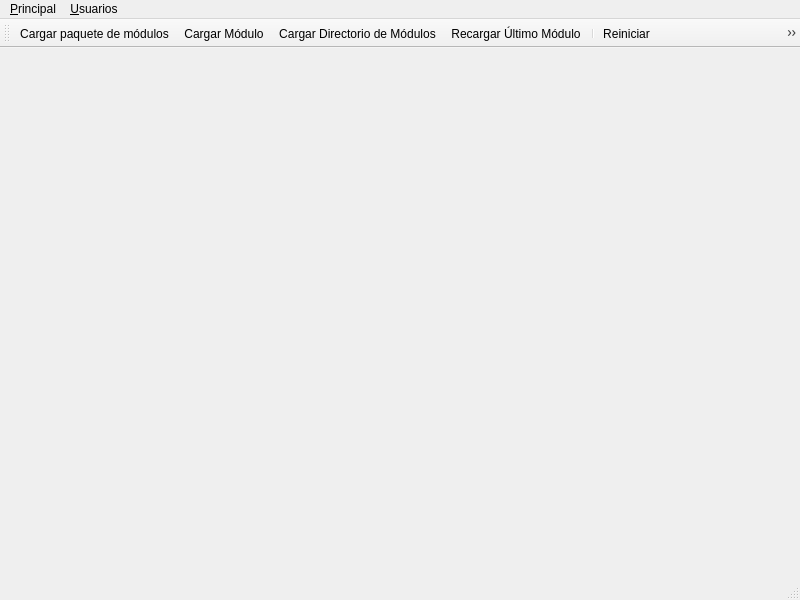
<?xml version="1.0" encoding="UTF-8"?>
<ui version="4.0">
 <class>sys</class>
 <widget class="QMainWindow" name="sys">
  <property name="geometry">
   <rect>
    <x>0</x>
    <y>0</y>
    <width>800</width>
    <height>600</height>
   </rect>
  </property>
  <property name="windowTitle">
   <string>MainWindow</string>
  </property>
  <widget class="QWidget" name="centralwidget">
   <widget class="PNCore" name="pncore">
    <property name="geometry">
     <rect>
      <x>400</x>
      <y>470</y>
      <width>16</width>
      <height>16</height>
     </rect>
    </property>
   </widget>
  </widget>
  <widget class="QMenuBar" name="menubar">
   <property name="geometry">
    <rect>
     <x>0</x>
     <y>0</y>
     <width>800</width>
     <height>22</height>
    </rect>
   </property>
   <widget class="QMenu" name="menu_Principal">
    <property name="title">
     <string>&amp;Principal</string>
    </property>
    <addaction name="flloadmodpkg"/>
    <addaction name="flloadmod"/>
    <addaction name="flreloadbatch"/>
    <addaction name="flreloadlast"/>
    <addaction name="separator"/>
    <addaction name="flareas"/>
    <addaction name="flmodules"/>
    <addaction name="separator"/>
    <addaction name="flmrproper"/>
    <addaction name="flreinit"/>
    <addaction name="separator"/>
    <addaction name="fldumpdb"/>
    <addaction name="separator"/>
    <addaction name="ebcomportamiento"/>
   </widget>
   <widget class="QMenu" name="menu_Usuarios">
    <property name="title">
     <string>&amp;Usuarios</string>
    </property>
    <addaction name="flusers"/>
    <addaction name="flgroups"/>
   </widget>
   <addaction name="menu_Principal"/>
   <addaction name="menu_Usuarios"/>
  </widget>
  <widget class="QStatusBar" name="statusbar"/>
  <widget class="QToolBar" name="toolBar">
   <property name="windowTitle">
    <string>toolBar</string>
   </property>
   <attribute name="toolBarArea">
    <enum>TopToolBarArea</enum>
   </attribute>
   <attribute name="toolBarBreak">
    <bool>false</bool>
   </attribute>
   <addaction name="flloadmodpkg"/>
   <addaction name="flloadmod"/>
   <addaction name="flreloadbatch"/>
   <addaction name="flreloadlast"/>
   <addaction name="separator"/>
   <addaction name="flreinit"/>
   <addaction name="flmrproper"/>
   <addaction name="separator"/>
   <addaction name="flareas"/>
   <addaction name="flmodules"/>
   <addaction name="separator"/>
   <addaction name="flusers"/>
   <addaction name="flgroups"/>
   <addaction name="separator"/>
   <addaction name="fldumpdb"/>
   <addaction name="separator"/>
   <addaction name="ebcomportamiento"/>
  </widget>
  <action name="ebcomportamiento">
   <property name="icon">
    <iconset>
     <normaloff>../../core/images/icons/sys_ebcomportamiento.png</normaloff>../../core/images/icons/sys_ebcomportamiento.png</iconset>
   </property>
   <property name="text">
    <string>Opciones de comportamiento</string>
   </property>
   <property name="toolTip">
    <string>Opciones de comportamiento</string>
   </property>
   <property name="shortcut">
    <string>Ctrl+P</string>
   </property>
  </action>
  <action name="flloadmodpkg">
   <property name="icon">
    <iconset>
     <normaloff>../../core/images/icons/sys_flloadmodpkg.png</normaloff>../../core/images/icons/sys_flloadmodpkg.png</iconset>
   </property>
   <property name="text">
    <string>Cargar pa&amp;quete de módulos</string>
   </property>
   <property name="toolTip">
    <string>Cargar paquete de módulos</string>
   </property>
   <property name="shortcut">
    <string>Ctrl+Q</string>
   </property>
  </action>
  <action name="flloadmod">
   <property name="icon">
    <iconset>
     <normaloff>../../core/images/icons/sys_flloadmod.png</normaloff>../../core/images/icons/sys_flloadmod.png</iconset>
   </property>
   <property name="text">
    <string>&amp;Cargar Módulo</string>
   </property>
   <property name="toolTip">
    <string>Cargar Módulo</string>
   </property>
   <property name="shortcut">
    <string>Ctrl+C</string>
   </property>
  </action>
  <action name="flreloadbatch">
   <property name="icon">
    <iconset>
     <normaloff>../../core/images/icons/sys_flreloadbatch.png</normaloff>../../core/images/icons/sys_flreloadbatch.png</iconset>
   </property>
   <property name="text">
    <string>Cargar Directorio de Módulos</string>
   </property>
   <property name="toolTip">
    <string>Cargar Directorio de Módulos</string>
   </property>
   <property name="shortcut">
    <string>Ctrl+B</string>
   </property>
  </action>
  <action name="flreloadlast">
   <property name="icon">
    <iconset>
     <normaloff>../../core/images/icons/sys_flreloadlast.png</normaloff>../../core/images/icons/sys_flreloadlast.png</iconset>
   </property>
   <property name="text">
    <string>Recargar Ú&amp;ltimo Módulo</string>
   </property>
   <property name="toolTip">
    <string>Recargar Último Módulo</string>
   </property>
   <property name="shortcut">
    <string>Ctrl+L</string>
   </property>
  </action>
  <action name="flareas">
   <property name="icon">
    <iconset>
     <normaloff>../../core/images/icons/sys_flareas.png</normaloff>../../core/images/icons/sys_flareas.png</iconset>
   </property>
   <property name="text">
    <string>A&amp;reas</string>
   </property>
   <property name="toolTip">
    <string>Areas</string>
   </property>
   <property name="shortcut">
    <string>Ctrl+R</string>
   </property>
  </action>
  <action name="flmodules">
   <property name="icon">
    <iconset>
     <normaloff>../../core/images/icons/sys_flmodules.png</normaloff>../../core/images/icons/sys_flmodules.png</iconset>
   </property>
   <property name="text">
    <string>&amp;Módulos</string>
   </property>
   <property name="toolTip">
    <string>Módulos</string>
   </property>
   <property name="shortcut">
    <string>Ctrl+M</string>
   </property>
  </action>
  <action name="flmrproper">
   <property name="icon">
    <iconset>
     <normaloff>../../core/images/icons/sys_flmrproper.png</normaloff>../../core/images/icons/sys_flmrproper.png</iconset>
   </property>
   <property name="text">
    <string>Regenerar Base de Dat&amp;os</string>
   </property>
   <property name="toolTip">
    <string>Regenerar Base de Datos</string>
   </property>
   <property name="shortcut">
    <string>Ctrl+O</string>
   </property>
  </action>
  <action name="flreinit">
   <property name="icon">
    <iconset>
     <normaloff>../../core/images/icons/sys_flreinit.png</normaloff>../../core/images/icons/sys_flreinit.png</iconset>
   </property>
   <property name="text">
    <string>Reiniciar</string>
   </property>
   <property name="toolTip">
    <string>Reiniciar</string>
   </property>
   <property name="shortcut">
    <string>Ctrl+H</string>
   </property>
  </action>
  <action name="fldumpdb">
   <property name="icon">
    <iconset>
     <normaloff>../../core/images/icons/sys_fldumpdb.png</normaloff>../../core/images/icons/sys_fldumpdb.png</iconset>
   </property>
   <property name="text">
    <string>Co&amp;pia de Seguridad</string>
   </property>
   <property name="toolTip">
    <string>Copia de Seguridad</string>
   </property>
   <property name="shortcut">
    <string>Ctrl+P</string>
   </property>
  </action>
  <action name="flusers">
   <property name="icon">
    <iconset>
     <normaloff>../../core/images/icons/sys_flusers.png</normaloff>../../core/images/icons/sys_flusers.png</iconset>
   </property>
   <property name="text">
    <string>U&amp;suarios</string>
   </property>
   <property name="toolTip">
    <string>Usuarios</string>
   </property>
   <property name="shortcut">
    <string>Ctrl+S</string>
   </property>
  </action>
  <action name="flgroups">
   <property name="icon">
    <iconset>
     <normaloff>../../core/images/icons/sys_flgroups.png</normaloff>../../core/images/icons/sys_flgroups.png</iconset>
   </property>
   <property name="text">
    <string>&amp;Grupos</string>
   </property>
   <property name="toolTip">
    <string>Grupos</string>
   </property>
   <property name="shortcut">
    <string>Ctrl+G</string>
   </property>
  </action>
 </widget>
 <customwidgets>
  <customwidget>
   <class>PNCore</class>
   <extends>QWidget</extends>
   <header>pncore</header>
  </customwidget>
 </customwidgets>
 <resources/>
 <connections>
  <connection>
   <sender>flmodules</sender>
   <signal>triggered()</signal>
   <receiver>pncore</receiver>
   <slot>openDefaultForm()</slot>
   <hints>
    <hint type="sourcelabel">
     <x>-1</x>
     <y>-1</y>
    </hint>
    <hint type="destinationlabel">
     <x>407</x>
     <y>538</y>
    </hint>
   </hints>
  </connection>
  <connection>
   <sender>flareas</sender>
   <signal>triggered()</signal>
   <receiver>pncore</receiver>
   <slot>openDefaultForm()</slot>
   <hints>
    <hint type="sourcelabel">
     <x>-1</x>
     <y>-1</y>
    </hint>
    <hint type="destinationlabel">
     <x>407</x>
     <y>538</y>
    </hint>
   </hints>
  </connection>
  <connection>
   <sender>flgroups</sender>
   <signal>triggered()</signal>
   <receiver>pncore</receiver>
   <slot>openDefaultForm()</slot>
   <hints>
    <hint type="sourcelabel">
     <x>-1</x>
     <y>-1</y>
    </hint>
    <hint type="destinationlabel">
     <x>407</x>
     <y>538</y>
    </hint>
   </hints>
  </connection>
  <connection>
   <sender>fldumpdb</sender>
   <signal>triggered()</signal>
   <receiver>pncore</receiver>
   <slot>execDefaultScript()</slot>
   <hints>
    <hint type="sourcelabel">
     <x>-1</x>
     <y>-1</y>
    </hint>
    <hint type="destinationlabel">
     <x>407</x>
     <y>538</y>
    </hint>
   </hints>
  </connection>
  <connection>
   <sender>flloadmod</sender>
   <signal>triggered()</signal>
   <receiver>pncore</receiver>
   <slot>execDefaultScript()</slot>
   <hints>
    <hint type="sourcelabel">
     <x>-1</x>
     <y>-1</y>
    </hint>
    <hint type="destinationlabel">
     <x>407</x>
     <y>538</y>
    </hint>
   </hints>
  </connection>
  <connection>
   <sender>flloadmodpkg</sender>
   <signal>triggered()</signal>
   <receiver>pncore</receiver>
   <slot>execDefaultScript()</slot>
   <hints>
    <hint type="sourcelabel">
     <x>-1</x>
     <y>-1</y>
    </hint>
    <hint type="destinationlabel">
     <x>407</x>
     <y>538</y>
    </hint>
   </hints>
  </connection>
  <connection>
   <sender>flmrproper</sender>
   <signal>triggered()</signal>
   <receiver>pncore</receiver>
   <slot>execDefaultScript()</slot>
   <hints>
    <hint type="sourcelabel">
     <x>-1</x>
     <y>-1</y>
    </hint>
    <hint type="destinationlabel">
     <x>407</x>
     <y>538</y>
    </hint>
   </hints>
  </connection>
  <connection>
   <sender>flreinit</sender>
   <signal>triggered()</signal>
   <receiver>pncore</receiver>
   <slot>execDefaultScript()</slot>
   <hints>
    <hint type="sourcelabel">
     <x>-1</x>
     <y>-1</y>
    </hint>
    <hint type="destinationlabel">
     <x>407</x>
     <y>538</y>
    </hint>
   </hints>
  </connection>
  <connection>
   <sender>flreloadbatch</sender>
   <signal>triggered()</signal>
   <receiver>pncore</receiver>
   <slot>execDefaultScript()</slot>
   <hints>
    <hint type="sourcelabel">
     <x>-1</x>
     <y>-1</y>
    </hint>
    <hint type="destinationlabel">
     <x>407</x>
     <y>538</y>
    </hint>
   </hints>
  </connection>
  <connection>
   <sender>flreloadlast</sender>
   <signal>triggered()</signal>
   <receiver>pncore</receiver>
   <slot>execDefaultScript()</slot>
   <hints>
    <hint type="sourcelabel">
     <x>-1</x>
     <y>-1</y>
    </hint>
    <hint type="destinationlabel">
     <x>407</x>
     <y>538</y>
    </hint>
   </hints>
  </connection>
  <connection>
   <sender>flusers</sender>
   <signal>triggered()</signal>
   <receiver>pncore</receiver>
   <slot>openDefaultForm()</slot>
   <hints>
    <hint type="sourcelabel">
     <x>-1</x>
     <y>-1</y>
    </hint>
    <hint type="destinationlabel">
     <x>407</x>
     <y>538</y>
    </hint>
   </hints>
  </connection>
 </connections>
</ui>
